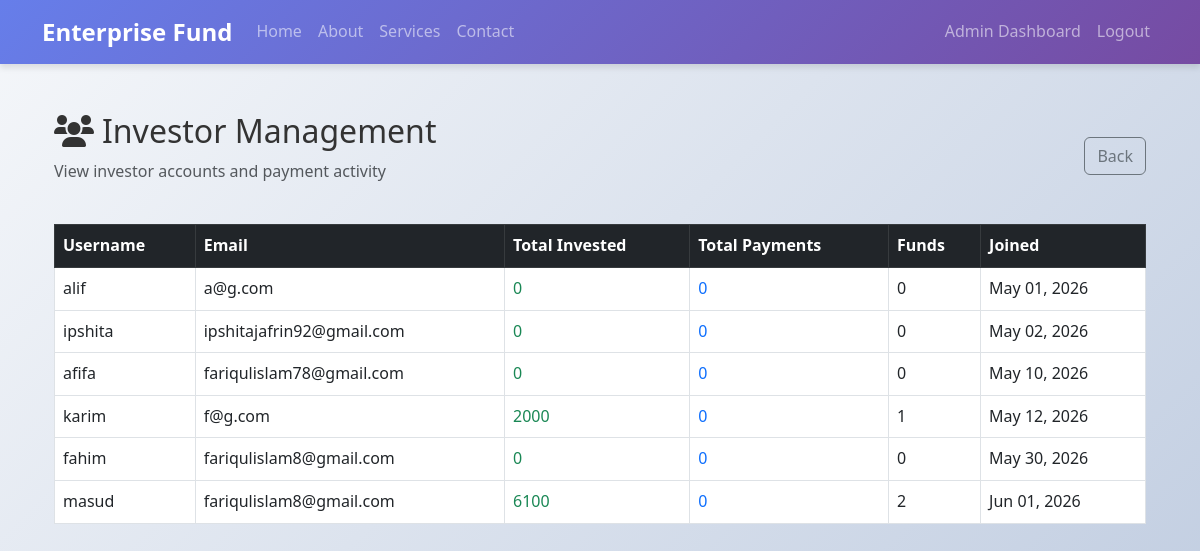
The app's page /accounts/admin/investors/ (signed in) with its own data.
### accounts/models.py (models this page shows, shortened)
class CustomUser(AbstractUser):
    ROLE_CHOICES = [
        ('viewer', 'Viewer'),
        ('investor', 'Investor'),
        ('admin', 'Admin'),
    ]
    role = models.CharField(max_length=10, choices=ROLE_CHOICES, default='viewer')
    email_verified = models.BooleanField(default=False)

### accounts/views.py (the view)
# urls.py: path('admin/investors/', views.admin_investors, name='admin_investors'),
@login_required
def admin_investors(request):
    if request.user.role != 'admin':
        return HttpResponseForbidden('Access denied')
    investors = CustomUser.objects.filter(role='investor')
    investor_data = []
    for investor in investors:
        total_invested = Investment.objects.filter(
            investor=investor,
            status=Investment.STATUS_ACTIVE
        ).aggregate(total=models.Sum('amount'))['total'] or 0
        total_payments = Payment.objects.filter(
            investor=investor,
            status='completed'
        ).aggregate(total=models.Sum('amount'))['total'] or 0
        total_funds = Investment.objects.filter(
            investor=investor,
            status=Investment.STATUS_ACTIVE
        ).count()
        investor_data.append({
            'user': investor,
            'total_invested': total_invested,
            'total_payments': total_payments,
            'total_funds': total_funds,
        })
    return render(request, 'accounts/admin_investors.html', {
        'investor_data': investor_data
    })

### templates/accounts/admin_investors.html (shortened to what this page needs)
{% extends 'base.html' %}
{% block content %}
<div class="container my-5">
    <div class="d-flex justify-content-between align-items-center mb-4">
        <div>
            <h2>
                <i class="fas fa-users me-2"></i>Investor Management
            </h2>
            <p class="text-muted">
                View investor accounts and payment activity
            </p>
        </div>
        <a href="{% url 'accounts:admin_dashboard' %}" class="btn btn-outline-secondary">
            Back
        </a>
    </div>
    <div class="table-responsive">
        <table class="table table-bordered table-hover align-middle">
            <thead class="table-dark">
                <tr>
                    <th>Username</th>
                    <th>Email</th>
                    <th>Total Invested</th>
                    <th>Total Payments</th>
                    <th>Funds</th>
                    <th>Joined</th>
                </tr>
            </thead>
            <tbody>
                {% for item in investor_data %}
                <tr>
                    <td>{{ item.user.username }}</td>
                    <td>{{ item.user.email }}</td>
                    <td class="text-success">
                        {{ item.total_invested|floatformat:0 }}
                    </td>
                    <td class="text-primary">
                        {{ item.total_payments }}
                    </td>
                    <td>{{ item.total_funds }}</td>
                    <td>{{ item.user.date_joined|date:"M d, Y" }}</td>
                </tr>
                {% empty %}
                <tr>
                    <td colspan="6" class="text-center">
                        No investors found.
                    </td>
                </tr>
                {% endfor %}
            </tbody>
        </table>
    </div>
</div>
{% endblock %}

### static/css/style.css (style rules this page uses)
body { font-family: 'Segoe UI', Tahoma, Geneva, Verdana, sans-serif; background: linear-gradient(135deg, #f5f7fa 0%, #c3cfe2 100%); color: #333; line-height: 1.6; }

### records on screen
CustomUser: user.username "alif", user.email "a@g.com", total_invested "0", total_payments "0", total_funds "0", user.date_joined "May 01, 2026"
CustomUser: user.username "ipshita", user.email "ipshitajafrin92@gmail.com", total_invested "0", total_payments "0", total_funds "0", user.date_joined "May 02, 2026"
CustomUser: user.username "afifa", user.email "fariqulislam78@gmail.com", total_invested "0", total_payments "0", total_funds "0", user.date_joined "May 10, 2026"
CustomUser: user.username "karim", user.email "f@g.com", total_invested "2000", total_payments "0", total_funds "1", user.date_joined "May 12, 2026"
CustomUser: user.username "fahim", user.email "fariqulislam8@gmail.com", total_invested "0", total_payments "0", total_funds "0", user.date_joined "May 30, 2026"
CustomUser: user.username "masud", user.email "fariqulislam8@gmail.com", total_invested "6100", total_payments "0", total_funds "2", user.date_joined "Jun 01, 2026"
